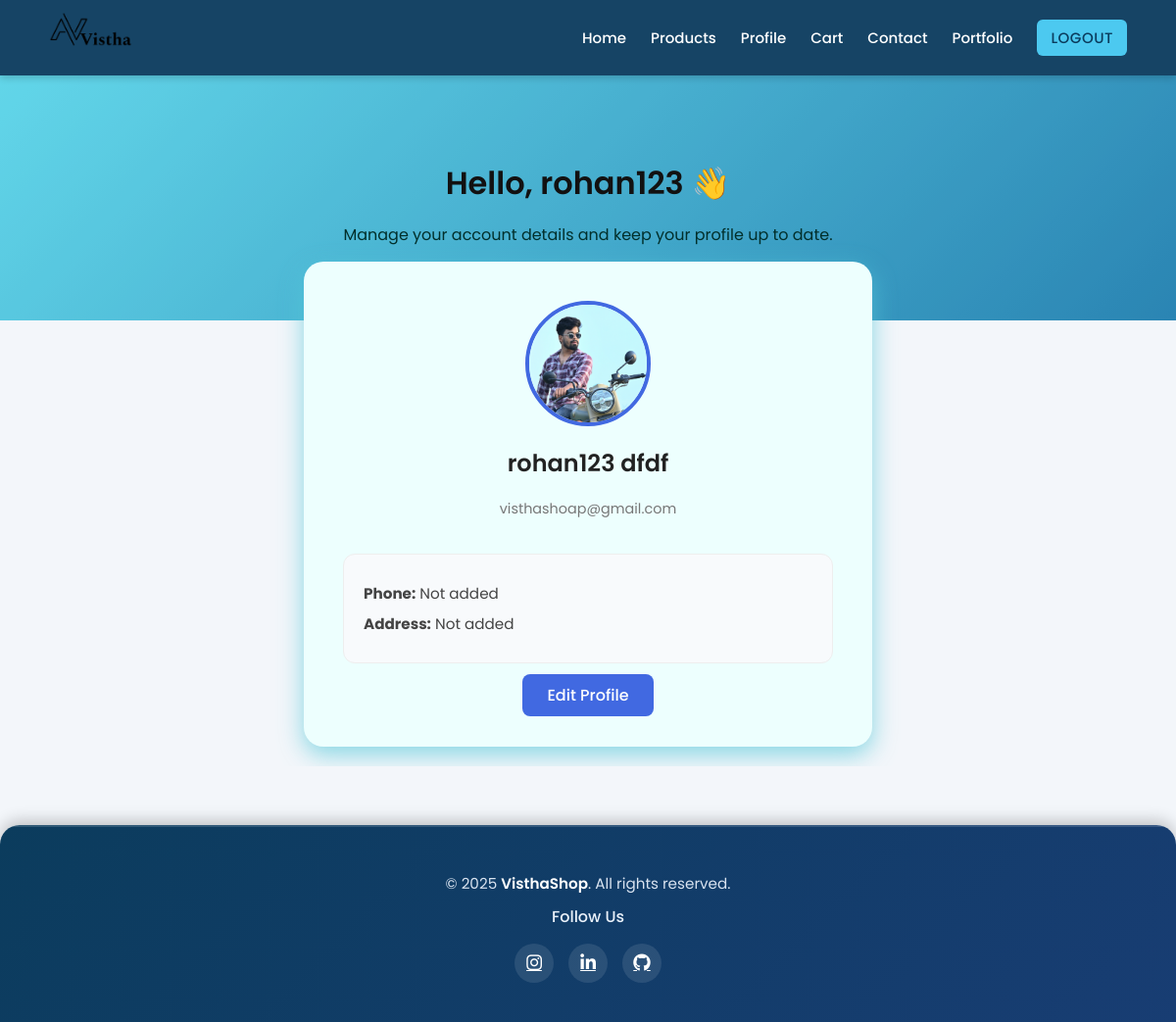
/profile/ (signed in), run on the app's committed database.
### app/models.py (models this page shows, shortened)
class Profile(models.Model):
    user = models.OneToOneField(User, on_delete=models.CASCADE)
    address = models.CharField(max_length=255, blank=True, null=True)
    phone = models.CharField(max_length=20, blank=True, null=True)
    bio = models.TextField(blank=True, null=True)
    profile_pic = models.ImageField(upload_to='profile_pics/', default='default.jpg')  # ✅ make sure this line exists

### app/views.py (the view)
# urls.py: path('profile/', views.profile_view, name='profile'),
@login_required
def profile_view(request):
    profile, created = Profile.objects.get_or_create(user=request.user)
    if request.method == 'POST':
        u_form = UserUpdateForm(request.POST, instance=request.user)
        p_form = ProfileUpdateForm(request.POST, request.FILES, instance=profile)
        if u_form.is_valid() and p_form.is_valid():
            u_form.save()
            p_form.save()
            return redirect('profile')  # ✅ show updated profile after save
    else:
        u_form = UserUpdateForm(instance=request.user)
        p_form = ProfileUpdateForm(instance=profile)
    context = {
        'u_form': u_form,
        'p_form': p_form,
        'profile': profile,
        'editing': request.method == 'POST' or request.GET.get('edit') == 'true',
    }
    return render(request, 'profile.html', context)

### app/templates/profile.html (shortened to what this page needs)
{% extends 'base.html' %}
{% load static %}
{% block extra_css %}
<link rel="stylesheet" href="{% static 'css/profile.css' %}">
{% endblock %}
{% block content %}
<div class="profile-page">
  <section class="profile-banner">
    <div class="overlay"></div>
    <div class="banner-text">
      <h1>Hello, {{ request.user.first_name|default:"Shopper" }} 👋</h1>
      <p>Manage your account details and keep your profile up to date.</p>
    </div>
  </section>
  <section class="profile-content">
    <div class="profile-card">
      {% if not editing %}
      <div class="profile-header">
        {% if profile.profile_pic %}
        <img src="{{ profile.profile_pic.url }}" alt="Profile Picture" class="profile-pic">
        {% else %}
        <img src="{% static 'images/default-avatar.png' %}" alt="Profile Picture" class="profile-pic">
        {% endif %}
        <h2>{{ request.user.first_name }} {{ request.user.last_name }}</h2>
        <p class="email">{{ user.email }}</p>
      </div>
      <div class="profile-info">
        <p><strong>Phone:</strong> {{ profile.phone|default:"Not added" }}</p>
        <p><strong>Address:</strong> {{ profile.address|default:"Not added" }}</p>
      </div>
      <div class="profile-actions">
        <a href="?edit=true" class="btn-edit">Edit Profile</a>
      </div>
      {% endif %}
    </div>
  </section>
</div>
{% endblock %}

### app/static/css/header.css (style rules this page uses)
body { margin: 0; font-family: "Poppins", sans-serif; }

### app/static/css/profile.css (style rules this page uses)
body { margin: 0; font-family: 'Poppins', sans-serif; background: #f3f6fa; color: #060505; }
.profile-page { display: flex; flex-direction: column; align-items: center; overflow-x: hidden; }
.profile-banner { width: 100%; height: 250px; background: linear-gradient(135deg, #50e7ff, #0a81bb); position: relative; display: flex; align-items: center; justify-content: center; color: #121111; }
.profile-banner .overlay { position: absolute; inset: 0; background: rgb(168 143 143 / 20%); }
.banner-text { position: relative; text-align: center; z-index: 1; }
.banner-text h1 { font-size: 2rem; margin-bottom: 10px; font-weight: 600; }
.banner-text p { font-size: 1rem; color: #022f2b; }
.profile-content { display: flex; justify-content: center; margin-top: -80px; padding: 20px; width: 100%; }
.profile-card { background: #edfffe; border-radius: 20px; padding: 40px; width: 100%; max-width: 500px; box-shadow: 0 8px 25px rgb(86 200 218 / 69%); text-align: center; position: relative; z-index: 2; }
.profile-header { display: flex; flex-direction: column; align-items: center; }
.profile-pic { width: 120px; height: 120px; border-radius: 50%; object-fit: cover; border: 4px solid #4169e1; margin-bottom: 15px; transition: transform 0.3s ease; }
.profile-header h2 { margin: 5px 0; color: #222; font-weight: 600; }
.profile-header .email { color: #777; font-size: 0.9rem; }
.profile-info { text-align: left; margin-top: 20px; background: #f8fafc; border-radius: 12px; padding: 20px; font-size: 0.95rem; color: #444; border: 1px solid #eee; }
.profile-info p { margin: 8px 0; }
.profile-actions { margin-top: 20px; }
.btn-edit { background: #4169e1; color: #fff; border: none; padding: 10px 25px; border-radius: 8px; font-weight: 500; text-decoration: none; transition: background 0.3s ease; }

### data on the page
Profile: profile_pic (picture), phone "Not added", address "Not added"

### other printed values
{{ request.user.first_name|default:"Shopper" }} "rohan123"
{{ request.user.first_name }} "rohan123"
{{ request.user.last_name }} "dfdf"
{{ user.email }} "visthashoap@gmail.com"
